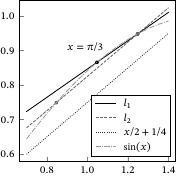

Generate this figure with Python:
from pathlib import PurePath
import numpy as np
from scipy.interpolate import lagrange
import matplotlib as mpl
import matplotlib.pyplot as plt

filedir = PurePath(__file__).parent
styledir = filedir.parents[1] / "./style"

plt.style.use(str(styledir / "./base.mplstyle"))
mpl.use("pgf")
mpl.rc("pgf", preamble="\\usepackage{" + (styledir / "./matplotlib").as_posix() + "}")

t, h = (np.pi / 3, 0.2)
x = np.linspace(0.7, 1.4, 300)
f = lagrange([t, t + h], [np.sin(t), np.sin(t + h)])
g = lagrange([t - h, t + h], [np.sin(t - h), np.sin(t + h)])

plt.figure()
plt.plot(x, f(x), label="$l_1$")
plt.plot(x, g(x), label="$l_2$")
plt.plot(x, x / 2 + 1 / 4, label="$x/2+1/4$")
plt.plot(x, np.sin(x), label=r"$\sin(x)$")
plt.scatter([t, t + h], [np.sin(t), np.sin(t + h)])
plt.scatter([t - h, t + h], [np.sin(t - h), np.sin(t + h)])
plt.annotate(r"$x=\symrm{\pi}/3$", xy=(t, np.sin(t)), xytext=(0.9, 0.9))
plt.legend()
plt.savefig(str(filedir / "./differentiation.pdf"))
